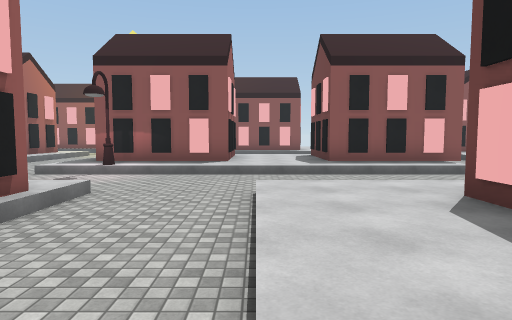
[1] (above)

24 first-person views from a walk through a 3-D level made in the Unity game engine. The camera is 1.3 m above the floor, tilts 4° down and sees 75° across. The floor is counted in squares, 2 m on a side. Each view is taken from the middle of a square. On the plan, view 1 faces up. The plan holds only what a view shows up to about 10 squares ahead; the rest is blank. The place goes on beyond the plan. The player character is not drawn. Some surface patterns are stand-ins.

[2]
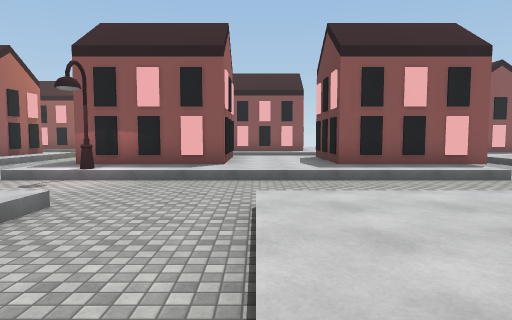

[3]
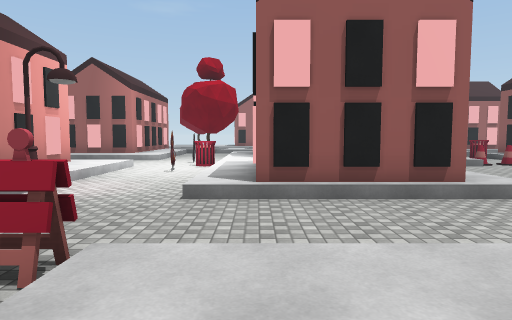

[4]
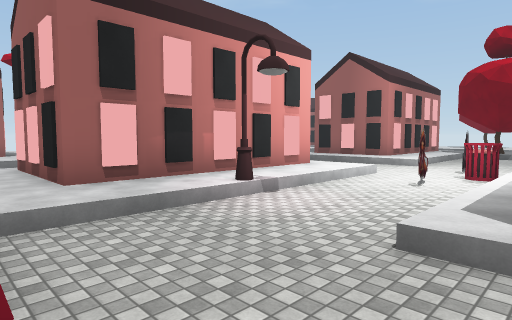

[5]
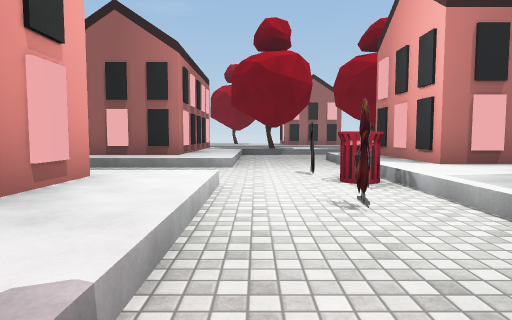

[6]
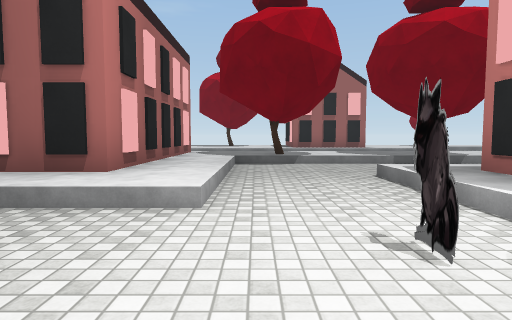

[7]
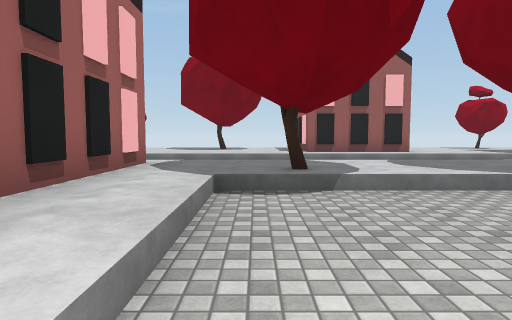

[8]
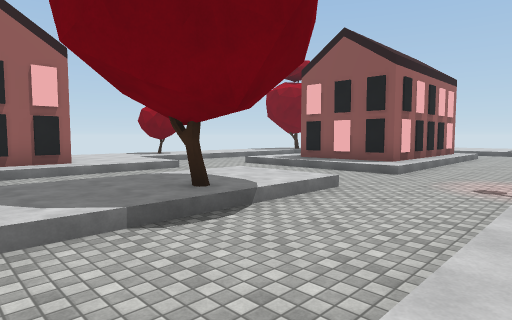

[9]
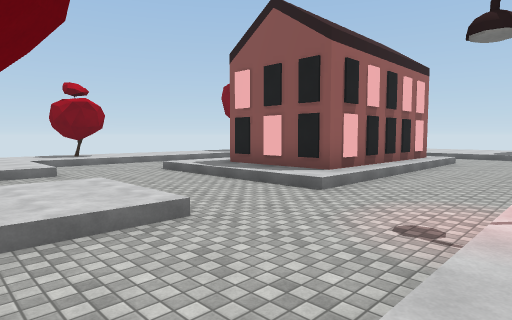

[10]
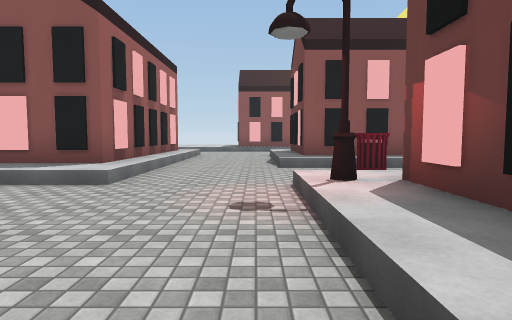

[11]
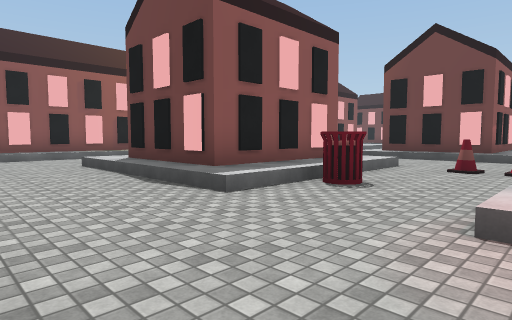

[12]
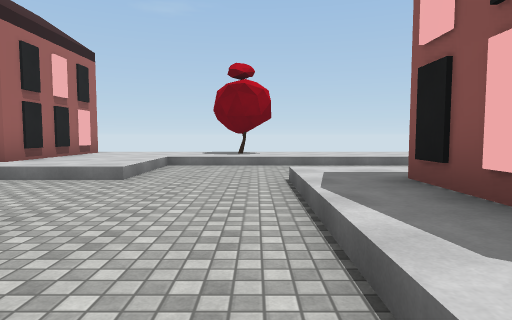

[13]
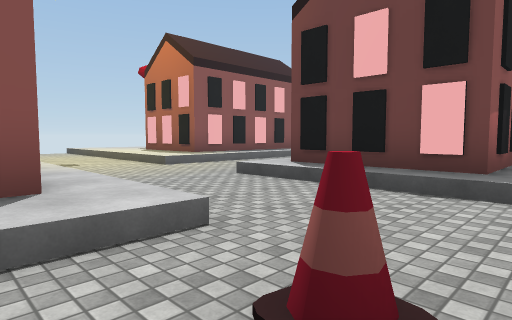

[14]
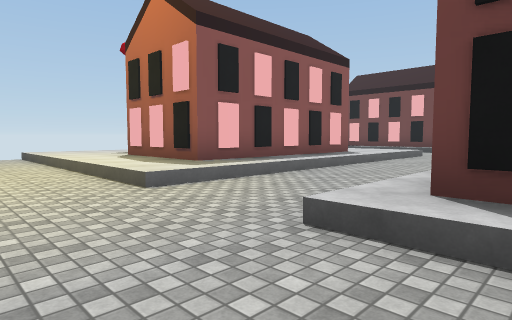

[15]
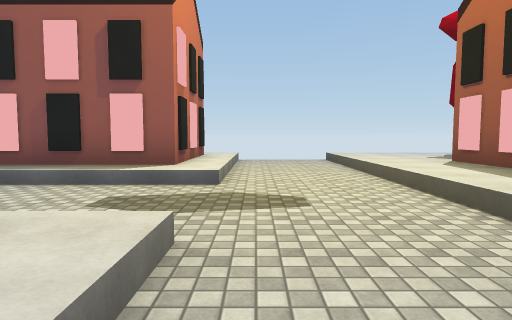

[16]
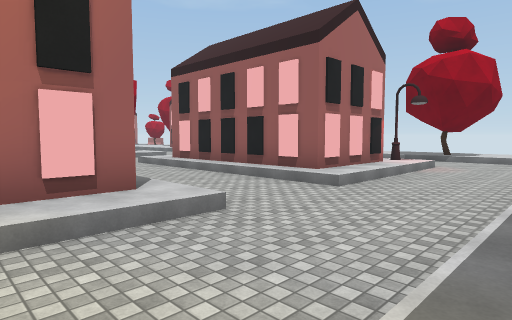

[17]
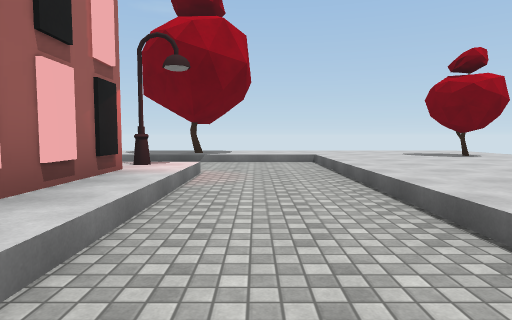

[18]
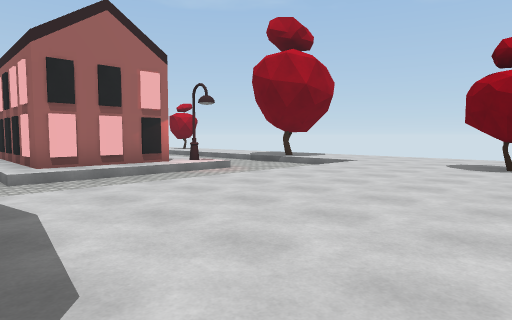

[19]
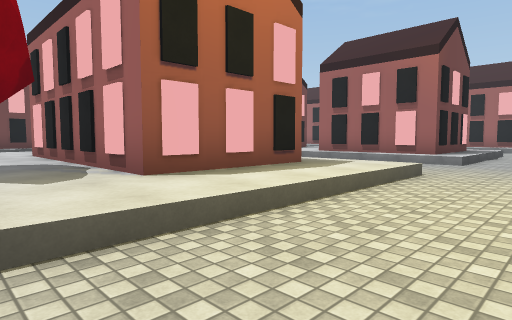

[20]
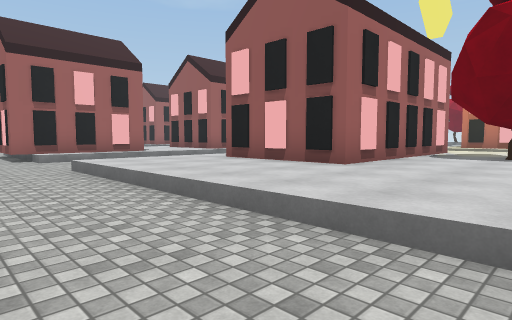

[21]
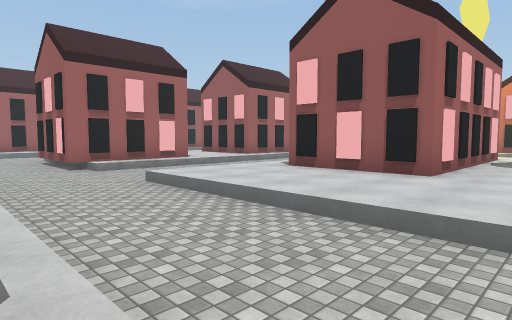

[22]
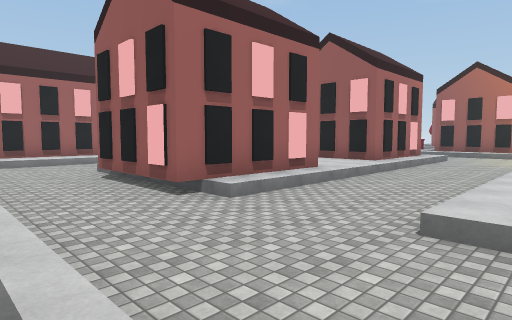

[23]
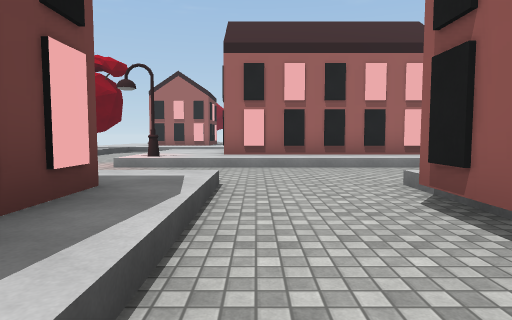

[24]
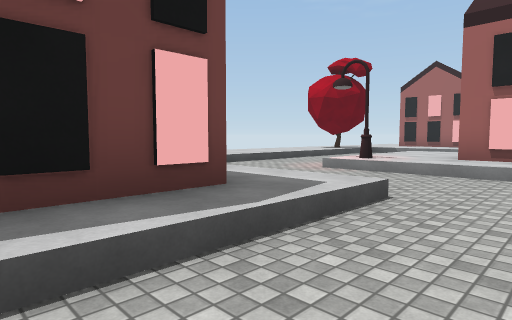

### Floor plan
Key: @ floor where view 1 was taken; # wall or solid block; . main floor; : floor 0.5 m higher than the main floor; / step, stairs or slope; H house; S streetlight; C cone; B bin; A barricade; O other object.
Columns run from 24 left of view 1 to 13 right of it. Each row starts with its distance up from view 1.
 22 :::   :::::     :../:::    ::/..
 21 ::O:::::::H     :../::OO:::::/..:
 20 :::::::::::     :../:::::::::/..:
 19 :::::::::::     :../:H#####::/..:
 18 :::::::::::::::::../:##   #::/..:
 17 ::................./:#    #::/..:
 16 ::................./:::::::::/..:
 15 ::..//////../////..///////////..:
 14 ::  /S###/..##  :...............:
 13 ::      #/..H   :...............:
 12 :       #/..H   :../###:::##:/..:
 11 :       #/..:###:../# ##::#  #..:#  H
 10 ::.    ##/../B///../####::# ##..:#  H
  9 ::. /:##H/......C../H##H::###H..:#
  8 ::../::::/......C../:S:::::::/..::
  7 O:..........S:  :................
  6 #:..........:H    ...................
  5 ::///..///..:#      //..///////////..:
  4 ::::/..::/..:        H../::::::::S/..:
  3 ::::/. :#/..:        #../::     ::/..
  2  ###/. ::/..:  #:    #../::     ::/.
  1    #/. ::/..:###::H  H../::     H:/
  0    #/  ::/..////B/////..@/
 -1    :/  :#/.....#..#.....A
 -2    :/  ::/..............A
 -3    :/  :::::::/..::::S::/
 -4    :/  :#####:/. :#####:
 -5    :/  H     H/  H     H

Where each view was taken, in squares from view 1:
view 1: 0 up, 0 right, facing up
view 2: 1 up, 0 right, facing up
view 3: 1 up, 2 right, facing left
view 4: 1 up, 0 right, facing down-left
view 5: 2 down, 3 left, facing left
view 6: 2 down, 7 left, facing left
view 7: 2 down, 11 left, facing left
view 8: 0 up, 12 left, facing up-left
view 9: 3 up, 12 left, facing up-left
view 10: 3 up, 13 left, facing up
view 11: 7 up, 15 left, facing up-right
view 12: 7 up, 15 left, facing left
view 13: 8 up, 9 left, facing up-right
view 14: 11 up, 7 left, facing up-right
view 15: 13 up, 7 left, facing up
view 16: 18 up, 10 left, facing down-left
view 17: 16 up, 14 left, facing left
view 18: 22 up, 14 left, facing down-left
view 19: 21 up, 7 left, facing down-right
view 20: 22 up, 7 right, facing down-left
view 21: 21 up, 8 right, facing down-left
view 22: 16 up, 8 right, facing down-left
view 23: 12 up, 7 right, facing down
view 24: 11 up, 6 right, facing down-right
